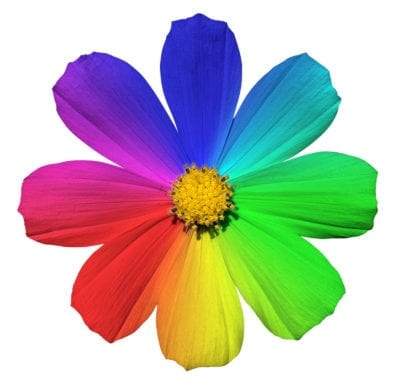
#> input picture colab/flower.jpg, 400 x 391 px
$ jupyter execute --allow-errors ex_opencv_imread_resize2.ipynb
#> lines starting #> are read from the running program, lines starting #| are printed output that depends on the picture; after the words box and inside, x2 and y2 are one past the last pixel; in counts of white or black regions, pixels touching at a corner belong together
[cell 1]
import cv2
import numpy as np
from google.colab import files
from google.colab.patches import cv2_imshow

file1 = files.upload()
#> the answer given: flower.jpg

[cell 2]
img1 = cv2.imread("flower.jpg") #"flower.jpg"는 업로드하는 이미지 파일명으로 수정 필요
#> img1 is the input picture: shape (391, 400, 3); mean B, G, R 176.6, 185.1, 186
height, width, channel = img1.shape
#> height = 391; width = 400; channel = 3
img1 = cv2.resize(img1, (int(width/2), int(height/2)))
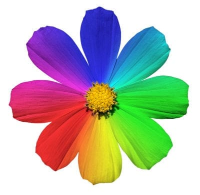
#> img1: shape (195, 200, 3); mean B, G, R 176.5, 185, 185.9
print(img1.shape)
#| (195, 200, 3)
img1[20:30][:][:] = 0
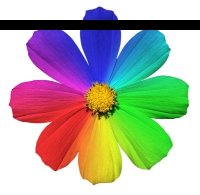
#> img1: shape (195, 200, 3); 5.13% of pixels changed, all inside (x1, y1, x2, y2) = (0, 20, 200, 30)
cv2_imshow(img1)

[cell 3]
height, width, channel = img1.shape
#> height = 195; width = 200

copy_img = np.zeros(shape=(int(height/2), int(width/2), channel), dtype=np.uint8)
c_height, c_width, c_channel = copy_img.shape
#> c_height = 97; c_width = 100; c_channel = 3

n_y = 0; n_x = 0
for y in range(0,height,2):
    if c_height-1 < n_y:
        break

    copy_r_data = copy_img[n_y]
    org_r_data = img1[y]

    for x in range(0,width,2):
        if c_width-1 < n_x:
            break

        copy_r_data[n_x][0] = org_r_data[x][0]
        copy_r_data[n_x][1] = org_r_data[x][1]
        copy_r_data[n_x][2] = org_r_data[x][2]
        n_x += 1

    n_y += 1
    n_x = 0
#> after the loop, n_y = 97

cv2_imshow(img1)
print('\n')
cv2_imshow(copy_img)
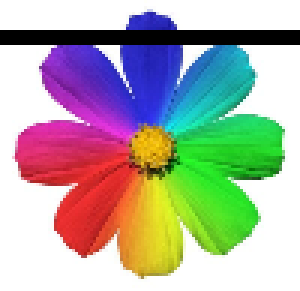
#> shown: shape (97, 100, 3) (shown 3 times larger); mean B, G, R 163.7, 173.9, 174.8

[cell 4]
height, width, channel = img1.shape
print(height, width, channel)
#| 195 200 3

copy_img = np.zeros(shape=(int(height*2), int(width*2), channel), dtype=np.uint8)
c_height, c_width, c_channel = copy_img.shape
#> c_height = 390; c_width = 400
print(c_height, c_width, c_channel)
#| 390 400 3

for y in range(c_height):
    n_y = int(y/2)
    if height-1 < n_y:
        break

    copy_r_data = copy_img[y]
    org_r_data = img1[n_y]

    for x in range(c_width):
        n_x = int(x/2)
        if width-1 < n_x:
            break

        copy_r_data[x][0] = org_r_data[n_x][0]
        copy_r_data[x][1] = org_r_data[n_x][1]
        copy_r_data[x][2] = org_r_data[n_x][2]

cv2_imshow(img1)
print('\n')
cv2_imshow(copy_img)
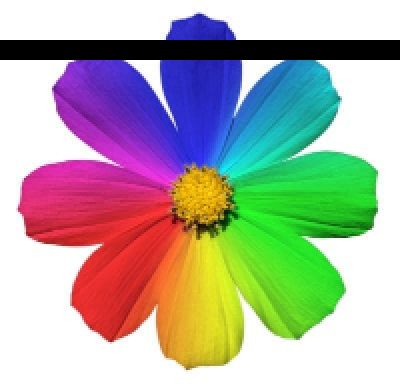
#> shown: shape (390, 400, 3); mean B, G, R 164.3, 174.5, 175.4

[cell 5]
height, width, channel = img1.shape

copy_img1 = np.zeros(shape=(int(height*2), int(width*2), channel), dtype=np.uint8)
copy_img2 = np.zeros(shape=(int(height*2), int(width*2), channel), dtype=np.uint8)
copy_img3 = np.zeros(shape=(int(height*2), int(width*2), channel), dtype=np.uint8)
c_height, c_width, c_channel = copy_img.shape

for y in range(height):
    r_copy_img1 = copy_img1[y]
    r_copy_img2 = copy_img2[y*2]
    r1_copy_img3 = copy_img3[y*2]
    r2_copy_img3 = copy_img3[y*2+1]

    r_img1 = img1[y]
    for x in range(width):
        b = r_img1[x][0]
        g = r_img1[x][1]
        r = r_img1[x][2]

        r_copy_img1[x][:] = b, g, r
        r_copy_img2[x*2][:] = b, g, r

        r1_copy_img3[x*2][:] = b,g,r
        r1_copy_img3[x*2+1][:] = b,g,r
        (r2_copy_img3)[x*2][:] = b,g,r
        (r2_copy_img3)[x*2+1][:] = b,g,r

cv2_imshow(img1)
print('\n')
cv2_imshow(copy_img1)
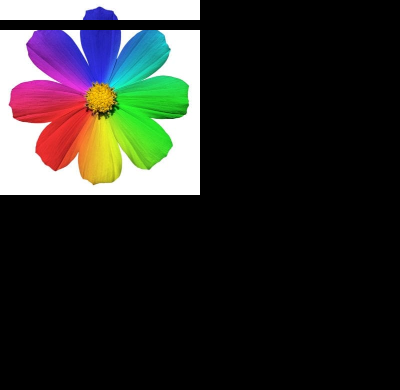
#> shown: shape (390, 400, 3); mean B, G, R 41.1, 43.6, 43.8
print('\n')
cv2_imshow(copy_img2)
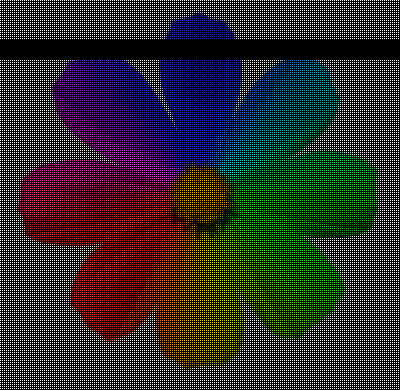
#> shown: shape (390, 400, 3); mean B, G, R 41.1, 43.6, 43.8
print('\n')
cv2_imshow(copy_img3)

[cell 6]
print(img1.shape)
#| (195, 200, 3)

[cell 7]
# 히스토그램 역투영 예제

# 관련 라이브러리 선언
import numpy as np
import cv2
from matplotlib import pyplot as plt

# 영상 읽기
file1 = files.upload()
#> the answer given: flower.jpg
